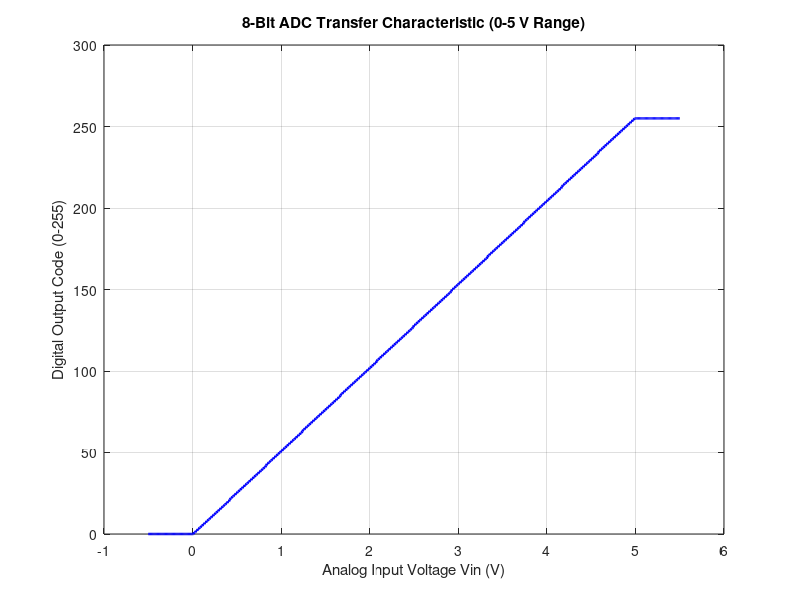

Recreate this plot in MATLAB.
clc; clear; close all;
N = 8;                 % 8-bit ADC
V_min = 0; V_max = 5;  % 0 to 5 V range
levels = 2^N;          % 256 levels
LSB = (V_max - V_min) / levels;
fprintf('8-Bit ADC Resolution (1 LSB) = %.4f mV\n', LSB*1000);
Vin = -0.5:0.01:5.5;
V_clamped = min(max(Vin, V_min), V_max);
digital_code = min(floor((V_clamped - V_min) / LSB), levels - 1);
test_V = [2.5, 6.0];
for v = test_V
    vc = min(max(v, V_min), V_max);
    code_val = min(floor((vc - V_min) / LSB), levels - 1);
    fprintf('Vin = %.2f V -> Decimal Code = %d, Binary = %s\n', v, code_val, dec2bin(code_val, 8));
end
figure;
plot(Vin, digital_code, 'b-', 'LineWidth', 1.8);
grid on; title('8-Bit ADC Transfer Characteristic (0-5 V Range)');
xlabel('Analog Input Voltage Vin (V)'); ylabel('Digital Output Code (0-255)');
